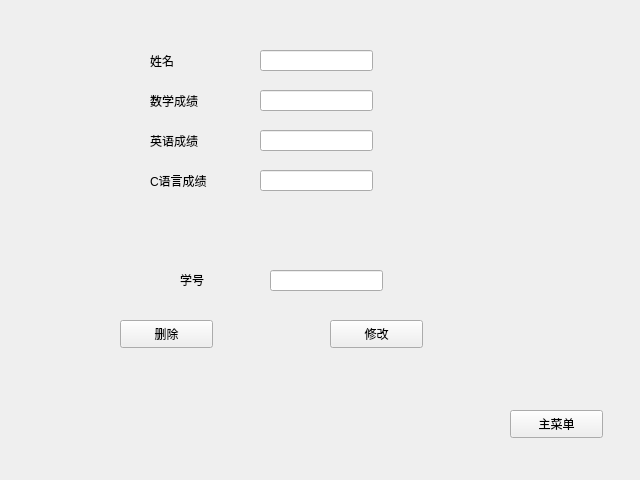
<?xml version="1.0" encoding="UTF-8"?>
<ui version="4.0">
 <class>ModifyWidget</class>
 <widget class="QWidget" name="ModifyWidget">
  <property name="geometry">
   <rect>
    <x>0</x>
    <y>0</y>
    <width>640</width>
    <height>480</height>
   </rect>
  </property>
  <property name="windowTitle">
   <string>Form</string>
  </property>
  <widget class="QPushButton" name="returnButton">
   <property name="geometry">
    <rect>
     <x>510</x>
     <y>410</y>
     <width>93</width>
     <height>28</height>
    </rect>
   </property>
   <property name="text">
    <string>主菜单</string>
   </property>
  </widget>
  <widget class="QLabel" name="nameLabel">
   <property name="geometry">
    <rect>
     <x>150</x>
     <y>50</y>
     <width>72</width>
     <height>21</height>
    </rect>
   </property>
   <property name="text">
    <string>姓名</string>
   </property>
  </widget>
  <widget class="QLineEdit" name="nameLineEdit">
   <property name="geometry">
    <rect>
     <x>260</x>
     <y>50</y>
     <width>113</width>
     <height>21</height>
    </rect>
   </property>
  </widget>
  <widget class="QLabel" name="mathLabel">
   <property name="geometry">
    <rect>
     <x>150</x>
     <y>90</y>
     <width>72</width>
     <height>21</height>
    </rect>
   </property>
   <property name="text">
    <string>数学成绩</string>
   </property>
  </widget>
  <widget class="QLineEdit" name="mathLineEdit">
   <property name="geometry">
    <rect>
     <x>260</x>
     <y>90</y>
     <width>113</width>
     <height>21</height>
    </rect>
   </property>
  </widget>
  <widget class="QLabel" name="enLabel">
   <property name="geometry">
    <rect>
     <x>150</x>
     <y>130</y>
     <width>72</width>
     <height>21</height>
    </rect>
   </property>
   <property name="text">
    <string>英语成绩</string>
   </property>
  </widget>
  <widget class="QLineEdit" name="enLineEdit">
   <property name="geometry">
    <rect>
     <x>260</x>
     <y>130</y>
     <width>113</width>
     <height>21</height>
    </rect>
   </property>
  </widget>
  <widget class="QLabel" name="cLabel">
   <property name="geometry">
    <rect>
     <x>150</x>
     <y>170</y>
     <width>72</width>
     <height>21</height>
    </rect>
   </property>
   <property name="text">
    <string>C语言成绩</string>
   </property>
  </widget>
  <widget class="QLineEdit" name="cLineEdit">
   <property name="geometry">
    <rect>
     <x>260</x>
     <y>170</y>
     <width>113</width>
     <height>21</height>
    </rect>
   </property>
  </widget>
  <widget class="QLabel" name="idLabel">
   <property name="geometry">
    <rect>
     <x>180</x>
     <y>270</y>
     <width>72</width>
     <height>20</height>
    </rect>
   </property>
   <property name="text">
    <string>学号</string>
   </property>
  </widget>
  <widget class="QLineEdit" name="idLineEdit">
   <property name="geometry">
    <rect>
     <x>270</x>
     <y>270</y>
     <width>113</width>
     <height>21</height>
    </rect>
   </property>
  </widget>
  <widget class="QPushButton" name="deleteButton">
   <property name="geometry">
    <rect>
     <x>120</x>
     <y>320</y>
     <width>93</width>
     <height>28</height>
    </rect>
   </property>
   <property name="text">
    <string>删除</string>
   </property>
  </widget>
  <widget class="QPushButton" name="modifyButton">
   <property name="geometry">
    <rect>
     <x>330</x>
     <y>320</y>
     <width>93</width>
     <height>28</height>
    </rect>
   </property>
   <property name="text">
    <string>修改</string>
   </property>
  </widget>
 </widget>
 <resources/>
 <connections/>
</ui>
